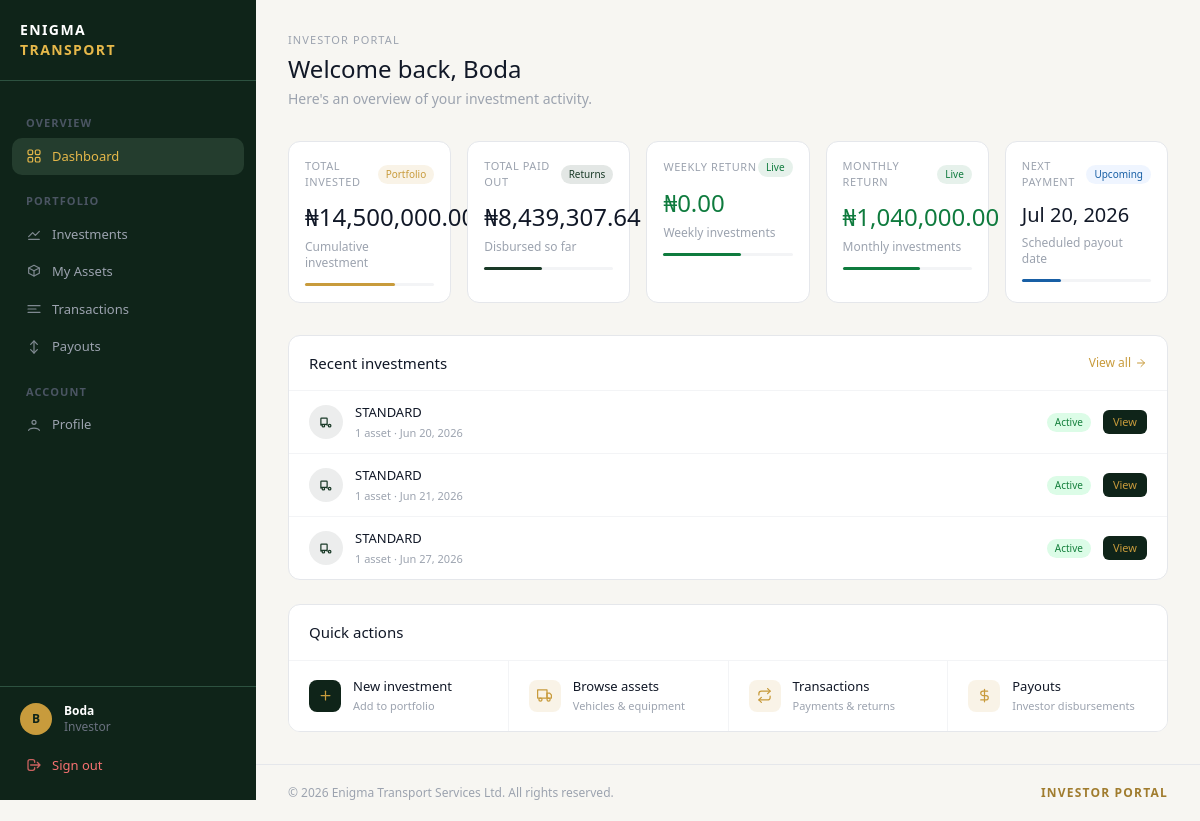
The app's page /accounts/dashboard/investor/ (signed in), older data.
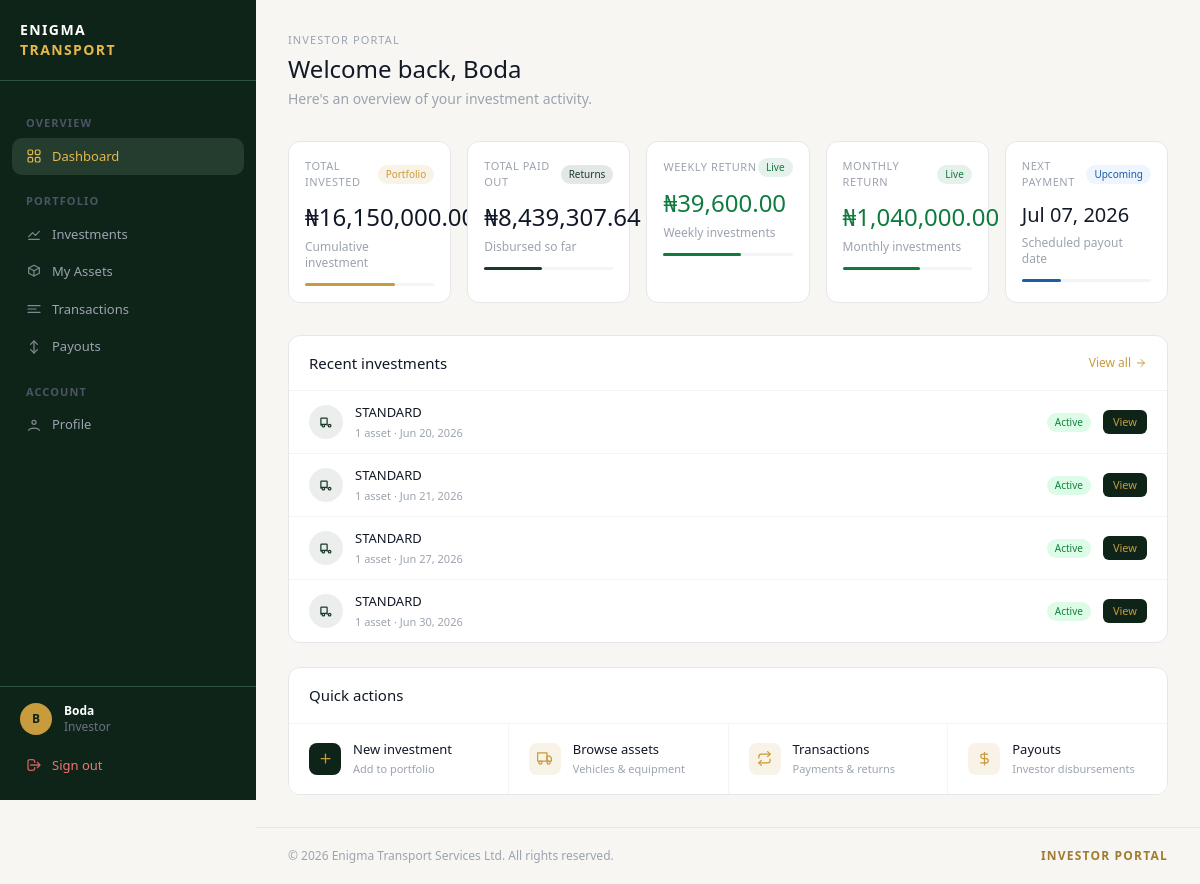
The same page, newer data.
### investments/models.py (models this page shows, shortened)
class Investment(models.Model):
    STATUS_CHOICES = (
        ('pending', 'Pending'),
        ('awaiting_payment', 'Awaiting Payment'),
        ('active', 'Active'),
        ('completed', 'Completed'),
        ('cancelled', 'Cancelled'),
    )
    FREQUENCY_CHOICES = (
        ('weekly', 'Weekly'),
        ('monthly', 'Monthly'),
    )
    investor = models.ForeignKey(
        InvestorProfile,
        on_delete=models.CASCADE,
        related_name='investments'
    )
    tier = models.ForeignKey(
        InvestmentTier,
        on_delete=models.PROTECT
    )
    number_of_assets = models.PositiveIntegerField(default=0)
    investment_amount = models.DecimalField(
        max_digits=15, decimal_places=2, default=0
    )
    status = models.CharField(
        max_length=20, choices=STATUS_CHOICES, default='pending'
    )
    payout_frequency = models.CharField(
        max_length=20, choices=FREQUENCY_CHOICES, default='monthly'
    )
    duration_weeks = models.PositiveIntegerField(null=True, blank=True)
    duration_months = models.PositiveIntegerField(null=True, blank=True)
    start_date = models.DateField(null=True, blank=True)
    end_date = models.DateField(null=True, blank=True)
    service_charge = models.DecimalField(max_digits=15, decimal_places=2, default=0)
    management_fee = models.DecimalField(max_digits=15, decimal_places=2, default=0)
    asset_type = models.CharField(max_length=100, blank=True)
    quantity = models.PositiveIntegerField(default=1)
    created_at = models.DateTimeField(auto_now_add=True)
    def total_weekly_return(self):
        total = self.allocations.aggregate(
            total=Sum('asset__weekly_return')
        )['total']
        return total or Decimal('0')
    def weekly_return(self):
        return self.total_weekly_return()
    def monthly_return(self):
        return self.weekly_return() * Decimal('4')
    def next_payment_date(self):
        if not self.start_date:
            return None
        from datetime import date, timedelta
        from dateutil.relativedelta import relativedelta
        today = date.today()
        next_date = self.start_date
        if self.payout_frequency == 'weekly':
            while next_date <= today:
                next_date += timedelta(days=7)
        else:
            while next_date <= today:
                next_date += relativedelta(months=1)
        return next_date
    def total_paid_out(self):
        return self.payouts.filter(status='paid').aggregate(
            total=Sum('amount')
        )['total'] or Decimal('0')

class InvestmentTier(models.Model):
    name = models.CharField(max_length=100)
    minimum_assets = models.PositiveIntegerField()
    maximum_assets = models.PositiveIntegerField()
    minimum_investment = models.DecimalField(max_digits=15, decimal_places=2)
    return_rate = models.DecimalField(max_digits=5, decimal_places=2)
    active = models.BooleanField(default=True)
    created_at = models.DateTimeField(auto_now_add=True)

### accounts/views.py (the view)
# urls.py: path('dashboard/investor/', views.investor_dashboard_view, name='investor_dashboard'),
@investor_required
def investor_dashboard_view(request):
    if request.user.role == 'admin':
        return redirect('admin_dashboard')
    try:
        profile = request.user.investorprofile
    except Exception:
        return redirect('profile_create')
    investments = profile.investments.all().order_by('-created_at')
    active_investments = investments.filter(status='active')
    from decimal import Decimal
    from django.db.models import Sum
    total_invested = investments.exclude(status='cancelled').aggregate(
        total=Sum('investment_amount')
    )['total'] or Decimal('0')
    total_paid_out = Decimal('0')
    for inv in active_investments:
        total_paid_out += inv.total_paid_out()
    weekly_investments = active_investments.filter(payout_frequency='weekly')
    monthly_investments = active_investments.filter(payout_frequency='monthly')
    total_weekly_return = sum(
        inv.weekly_return() for inv in weekly_investments
    ) or Decimal('0')
    total_monthly_return = sum(
        inv.monthly_return() for inv in monthly_investments
    ) or Decimal('0')
    next_payments = [
        inv.next_payment_date() for inv in active_investments
        if inv.next_payment_date()
    ]
    next_payment = min(next_payments) if next_payments else None
    context = {
        'profile': profile,
        'investments': investments,
        'active_investments': active_investments,
        'total_invested': total_invested,
        'total_paid_out': total_paid_out,
        'total_weekly_return': total_weekly_return,
        'total_monthly_return': total_monthly_return,
        'next_payment': next_payment,
    }
    return render(request, 'accounts/investor_dashboard.html', context)

### templates/accounts/investor_dashboard.html (shortened to what the changed rows need)
{% extends 'base.html' %}
{% load humanize %}
{% block dashboard_content %}
<div class="mb-8">
    <h1 class="text-2xl font-medium text-gray-900">Welcome back, {{ profile.user.username }}</h1>
</div>
<div class="grid grid-cols-2 lg:grid-cols-5 gap-4 mb-8">
    <div class="bg-white border border-gray-200 rounded-xl p-4">
        <div class="flex items-center justify-between mb-2.5">
            <span class="text-[11px] text-gray-400 uppercase tracking-wider">Total invested</span>
            <span class="text-[10px] font-medium px-2 py-0.5 rounded-full" style="background:rgba(200,155,60,0.12);color:#c89b3c;">Portfolio</span>
        </div>
        <p class="text-2xl font-medium text-gray-900">&#8358;{{ total_invested|floatformat:2|intcomma }}</p>
        <div class="text-xs text-gray-400 mt-1.5">Cumulative investment</div>
        <div class="h-[3px] rounded-full bg-gray-100 mt-3">
            <div class="h-full rounded-full" style="width:70%;background:#c89b3c;"></div>
        </div>
    </div>
<div class="bg-white border border-gray-200 rounded-xl p-4">
        <div class="flex items-center justify-between mb-2.5">
            <span class="text-[11px] text-gray-400 uppercase tracking-wider">Weekly return</span>
            <span class="text-[10px] font-medium px-2 py-0.5 rounded-full" style="background:rgba(15,123,62,0.1);color:#0f7b3e;">Live</span>
        </div>
        <p class="text-2xl font-medium" style="color:#0f7b3e;">&#8358;{{ total_weekly_return|floatformat:2|intcomma }}</p>
        <div class="text-xs text-gray-400 mt-1.5">Weekly investments</div>
        <div class="h-[3px] rounded-full bg-gray-100 mt-3">
            <div class="h-full rounded-full" style="width:60%;background:#0f7b3e;"></div>
        </div>
    </div>
    <div class="bg-white border border-gray-200 rounded-xl p-4">
        <div class="flex items-center justify-between mb-2.5">
            <span class="text-[11px] text-gray-400 uppercase tracking-wider">Next payment</span>
            <span class="text-[10px] font-medium px-2 py-0.5 rounded-full" style="background:rgba(59,130,246,0.08);color:#185fa5;">Upcoming</span>
        </div>
        <p class="text-xl font-medium text-gray-900">
            {% if next_payment %}{{ next_payment|date:"M d, Y" }}{% else %}&mdash;{% endif %}
        </p>
        <div class="text-xs text-gray-400 mt-1.5">Scheduled payout date</div>
        <div class="h-[3px] rounded-full bg-gray-100 mt-3">
            <div class="h-full rounded-full" style="width:30%;background:#185fa5;"></div>
        </div>
    </div>
</div>
<div class="bg-white border border-gray-200 rounded-xl overflow-hidden mb-6">
    <div class="flex justify-between items-center px-5 py-4 border-b border-gray-100">
        <h2 class="text-[15px] font-medium text-gray-900">Recent investments</h2>
    </div>
    {% with investments=profile.investments.all %}
    {% if investments %}
        {% for investment in investments|slice:":5" %}
        <div class="flex items-center gap-3 px-5 py-3 border-b border-gray-100 last:border-b-0 hover:bg-gray-50 transition">
            <div class="w-[34px] h-[34px] rounded-full flex items-center justify-center flex-shrink-0" style="background:rgba(15,36,25,0.08);">
                <svg xmlns="http://www.w3.org/2000/svg" width="15" height="15" viewBox="0 0 24 24" fill="none" stroke="#1a3a28" stroke-width="2" stroke-linecap="round" stroke-linejoin="round"><path d="M9 17a2 2 0 11-4 0 2 2 0 014 0zM19 17a2 2 0 11-4 0 2 2 0 014 0M13 16V6a1 1 0 00-1-1H4a1 1 0 00-1 1v10l2-1h7l1 1z"/></svg>
            </div>
            <div class="flex-1 min-w-0">
                <div class="text-[13px] font-medium text-gray-900">{{ investment.tier.name }}</div>
                <div class="text-[11px] text-gray-400 mt-0.5">{{ investment.number_of_assets }} asset{{ investment.number_of_assets|pluralize }} · {{ investment.created_at|date:"M d, Y" }}</div>
            </div>
            <span class="text-[10px] font-medium px-2 py-0.5 rounded-full whitespace-nowrap
                {% if investment.status == 'active' %}bg-green-100 text-green-700
                {% elif investment.status == 'pending' %}bg-yellow-100 text-yellow-700
                {% elif investment.status == 'completed' %}bg-blue-100 text-blue-700
                {% else %}bg-red-100 text-red-700{% endif %}">
                {{ investment.get_status_display }}
            </span>
            <a href="{% url 'investment_detail' investment.pk %}"
                class="text-[11px] font-medium px-2.5 py-1 rounded-md whitespace-nowrap" style="background:#0f2419;color:#c89b3c;">
                View
            </a>
        </div>
        {% endfor %}
    {% endif %}
    {% endwith %}
</div>
<div class="bg-white border border-gray-200 rounded-xl overflow-hidden">
    <div class="px-5 py-4 border-b border-gray-100">
        <h2 class="text-[15px] font-medium text-gray-900">Quick actions</h2>
    </div>
</div>
{% endblock %}

Row changes from the older to the newer data that the page shows:
added Investment: tier.name "STANDARD", number_of_assets "1", created_at "Jun 30, 2026", status "Active"
Text that changed along with them:
{{ total_invested|floatformat:2|intcomma }}: "14,500,000.00" → "16,150,000.00"
{{ total_weekly_return|floatformat:2|intcomma }}: "0.00" → "39,600.00"
{{ next_payment|date:"M d, Y" }}: "Jul 20, 2026" → "Jul 07, 2026"
